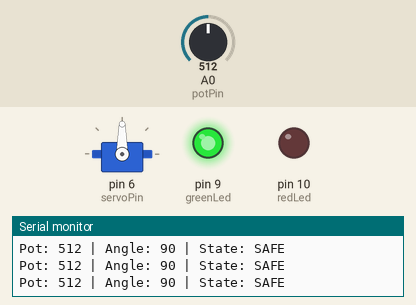
Bench run of a sketch on a simulated Arduino Uno, built with avr-gcc and run on an emulated ATmega328P. Shown: servo, output pins drawn as LEDs (lit = HIGH), the last lines printed to the serial monitor. Inputs (shaded band) come from the test bench; at power-on: A0 (potPin) = 512.

Above: at 1.2 s.
1.3 s: A0 (potPin) set to 716
At 1.7 s:
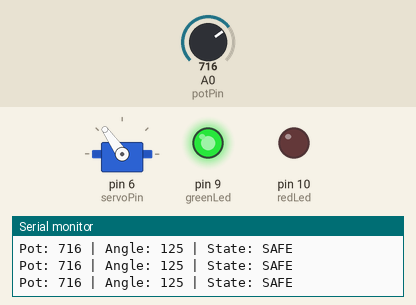
2.8 s: A0 (potPin) set to 900
At 4.0 s:
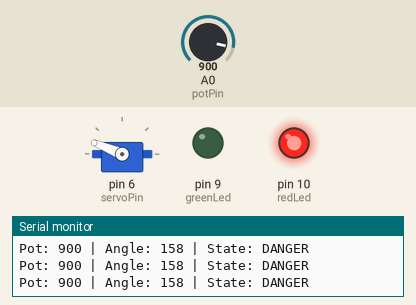
4.3 s: A0 (potPin) set to 1023
At 5.4 s:
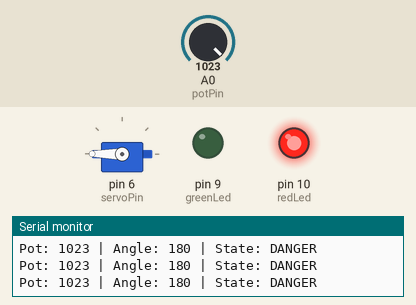
5.8 s: A0 (potPin) set to 140
At 6.4 s:
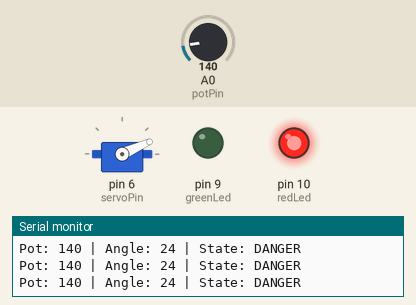
7.3 s: A0 (potPin) set to 0
At 8.5 s:
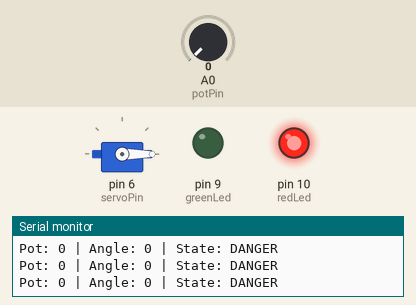
8.8 s: A0 (potPin) set to 306
At 9.6 s:
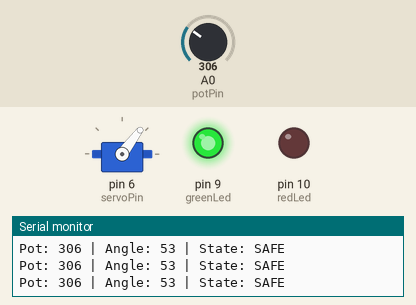
Timing chart, 0 to 11.3 s (numbered marks = the images above; inputs shaded):
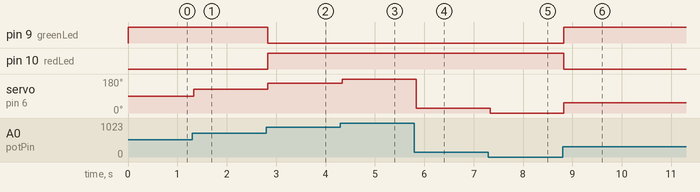

The sketch:

AnalogInput.ino
```cpp
#include <Servo.h>

int potPin = A0;
int servoPin = 6;

int greenLed = 9;
int redLed = 10;

Servo myServo;

void setup() {
  myServo.attach(servoPin);

  pinMode(greenLed, OUTPUT);
  pinMode(redLed, OUTPUT);

  Serial.begin(9600);
  Serial.println("=== SAFETY INTERLOCK START ===");
}

void loop() {
  int potValue = analogRead(potPin);            // 0 ~ 1023
  int angle = map(potValue, 0, 1023, 0, 180);   // 0 ~ 180

  myServo.write(angle);

  // ----- 안전 범위 체크 -----
  if (angle >= 30 && angle <= 150) {
    // 정상 범위
    digitalWrite(greenLed, HIGH);
    digitalWrite(redLed, LOW);
  } else {
    // 위험 범위
    digitalWrite(greenLed, LOW);
    digitalWrite(redLed, HIGH);
  }

  Serial.print("Pot: ");
  Serial.print(potValue);
  Serial.print(" | Angle: ");
  Serial.print(angle);
  Serial.print(" | State: ");
  Serial.println((angle >= 30 && angle <= 150) ? "SAFE" : "DANGER");

  delay(20);
}
```

Measured:
- after the input at 1.3 s, servo on pin 6 (servoPin): 90° → 125° at once
- after the input at 2.8 s, pin 9 (greenLed): HIGH → LOW at once; pin 10 (redLed): LOW → HIGH at once; servo on pin 6 (servoPin): 125° → 158° at once
- after the input at 4.3 s, servo on pin 6 (servoPin): 158° → 180° at once
- after the input at 5.8 s, servo on pin 6 (servoPin): 180° → 24° at once
- after the input at 7.3 s, servo on pin 6 (servoPin): 24° → 0° at once
- after the input at 8.8 s, pin 9 (greenLed): LOW → HIGH at once; pin 10 (redLed): HIGH → LOW at once; servo on pin 6 (servoPin): 0° → 53° at once
